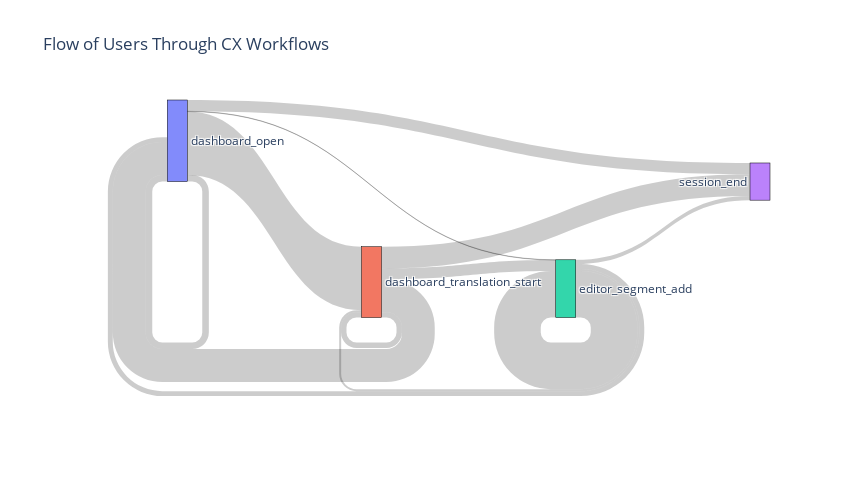

This figure's notebook cell:
### Markdown cell above
## Funnel

### Code cell
main_events = ['dashboard_open', 'dashboard_translation_start', 'editor_segment_add']

def plot_sankey(df, 
                return_transition_data=False,
                chart_title=None,
                events_scope=main_events, 
                incl_session_end=True, 
                font_size=12, height=450, width=900):
    
    warnings.filterwarnings('ignore')
        
    df = df.query("""event_type == @events_scope""")    
    df = df.sort_values(by=['content_translation_session_id', 'content_translation_session_position'])

    df['next_event_type'] = df.groupby('content_translation_session_id')['event_type'].shift(-1)

    if incl_session_end:
        df['next_event_type'].fillna('session_end', inplace=True)
    else:
        df.dropna(subset=['next_event_type'], inplace=True)

    transition_counts = df.groupby(['event_type', 'next_event_type']).size().reset_index(name='count')
    total_transitions_by_source = transition_counts.groupby('event_type')['count'].sum()
    transition_counts['total_by_source'] = transition_counts['event_type'].map(total_transitions_by_source)
    transition_counts['percentage'] = (transition_counts['count'] / transition_counts['total_by_source']) * 100
    
    if return_transition_data:
        return transition_counts
    else:
        all_event_types = pd.concat([transition_counts['event_type'], transition_counts['next_event_type']]).unique()
        label_mapping = {label: idx for idx, label in enumerate(all_event_types)}

        sources = transition_counts['event_type'].map(label_mapping)
        targets = transition_counts['next_event_type'].map(label_mapping)
        weights = transition_counts['count']

        fig = go.Figure(data=[go.Sankey(
            node=dict(
                pad=15,
                thickness=20,
                line=dict(color="black", width=0.5),
                label=all_event_types
            ),
            link=dict(
                source=sources,
                target=targets,
                value=weights,
                hovertemplate='Events: %{value}<br />' +
                              'Percentage: %{customdata:.2f}%<extra></extra>',
                customdata=transition_counts['percentage']
            ))])

        fig.update_layout(title_text=chart_title, font_size=12, height=500, width=850)
        fig.show()
    
plot_sankey(events, chart_title='Flow of Users Through CX Workflows')

### Figure 1 — Plotly figure (JSON) as saved in the notebook; plotly's stock layout.template omitted (floating-point values rounded to 4 significant figures)
{"data": [{"link": {"customdata": [8.071, 77.79, 0.3462, 13.79, 46.48, 7.556, 15.28, 30.68, 8.523, 3.424, 80.75, 7.303], "hovertemplate": "Events: %{value}<br />Percentage: %{customdata:.2f}%<extra></extra>", "source": [0, 0, 0, 0, 1, 1, 1, 1, 2, 2, 2, 2], "target": [0, 1, 2, 3, 0, 1, 2, 3, 0, 1, 2, 3], "value": [2681, 25841, 115, 4582, 13398, 2178, 4406, 8844, 2004, 805, 18986, 1717]}, "node": {"label": ["dashboard_open", "dashboard_translation_start", "editor_segment_add", "session_end"], "line": {"color": "black", "width": 0.5}, "pad": 15, "thickness": 20}, "type": "sankey"}], "layout": {"font": {"size": 12}, "height": 500, "title": {"text": "Flow of Users Through CX Workflows"}, "width": 850}}
